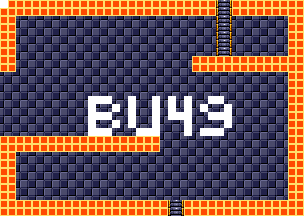

This is a level from a 2D game, rendered from its Tiled map with the project's own tilesets. A one-line summary and the map file follow, with tile-layer data summarised:
An orthogonal 38x27 tile map with 8x8 px tiles, 4 tile layers (background, foreground, room numbers, Objects), 15 tilesets.

<map version="1.5" tiledversion="1.7.1" orientation="orthogonal" renderorder="right-down" width="38" height="27" tilewidth="8" tileheight="8" infinite="0" nextlayerid="11" nextobjectid="1">
 <tileset firstgid="1" source="tilesheets/tsKarniMata.tsx" />
 <tileset firstgid="1025" source="tilesheets/tsVoodooWasp.tsx" />
 <tileset firstgid="2049" source="tilesheets/tsBurial.tsx" />
 <tileset firstgid="3073" source="tilesheets/tsBlueTemple.tsx" />
 <tileset firstgid="4097" source="tilesheets/tsGoddess.tsx" />
 <tileset firstgid="5121" source="tilesheets/tsKonark.tsx" />
 <tileset firstgid="6145" name="sEnemies" tilewidth="8" tileheight="8" tilecount="1024" columns="32">
  <image source="../grapx/tilesheets/sObjects.bmp" trans="ff94ff" width="256" height="256" />
 </tileset>
 <tileset firstgid="7169" source="tilesheets/tsIceTemple.tsx" />
 <tileset firstgid="8193" source="tilesheets/tsLavaArea.tsx" />
 <tileset firstgid="9217" source="tilesheets/tsBossArea.tsx" />
 <tileset firstgid="10241" source="tilesheets/tsPegu.tsx" />
 <tileset firstgid="11265" source="tilesheets/sTiwanakuTemple.tsx" />
 <tileset firstgid="12289" source="tilesheets/sIndraTemple.tsx" />
 <tileset firstgid="13313" source="tilesheets/sTeleport.tsx" />
 <tileset firstgid="14337" source="tilesheets/sObjects.tsx" />
 <layer id="2" name="background" width="38" height="27">
  <data>[1026 cells, 1026 non-empty, 2 distinct tile ids]</data>
 </layer>
 <layer id="1" name="foreground" width="38" height="27">
  <data>[1026 cells, 298 non-empty, 3 distinct tile ids]</data>
 </layer>
 <layer id="7" name="room numbers" width="38" height="27">
  <data>[1026 cells, 45 non-empty, 1 distinct tile ids]</data>
 </layer>
 <layer id="10" name="Objects" width="38" height="27">
  <data>[1026 cells, 0 non-empty, 0 distinct tile ids]</data>
 </layer>
</map>
